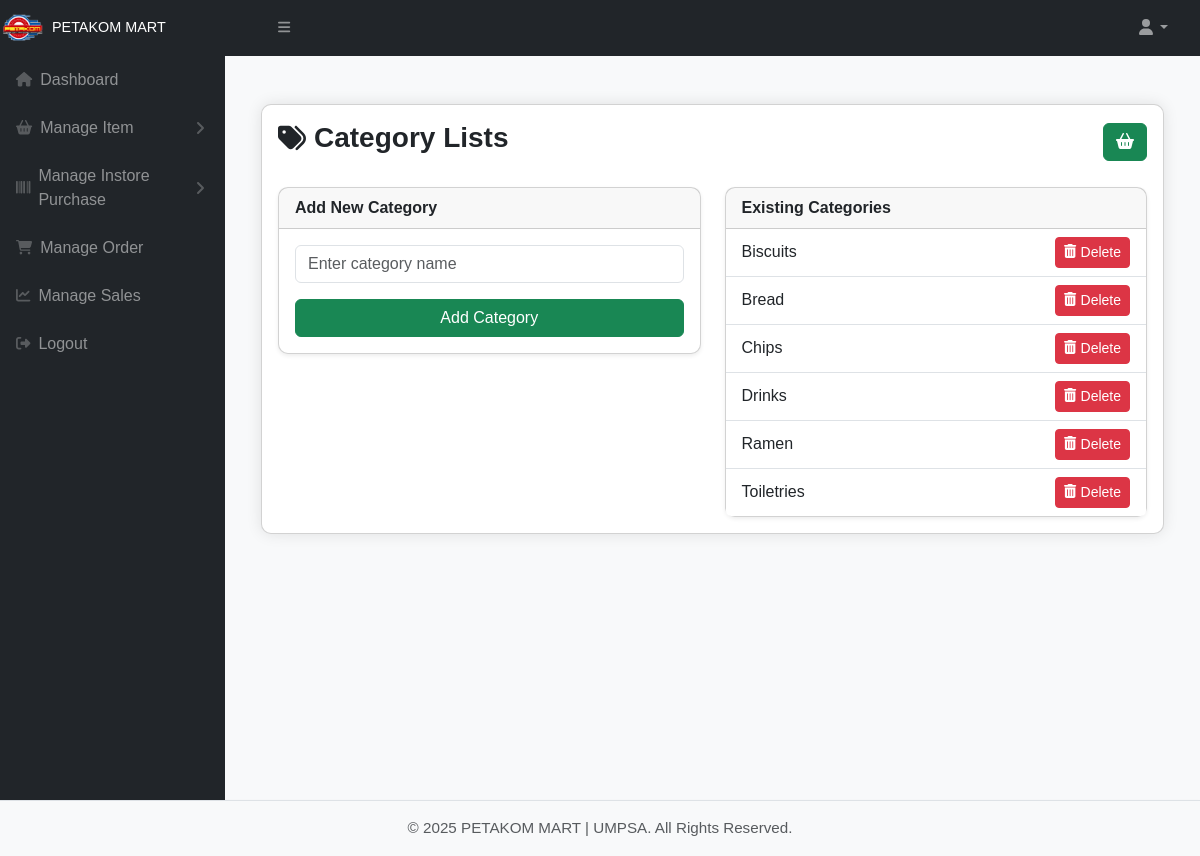
Screenshot of /manageCategory.php (signed in) with the database file from the repository.
### tables this page shows
CREATE TABLE `categories` (
  `id` int(11) NOT NULL,
  `name` varchar(100) NOT NULL
);

### manageCategory.php (the view, shortened to what this page needs)
<?php
include 'config.php';
include('header.php');
?>
<div class="container py-5">
    <div class="card">
        <div class="card-body">
            <div class="d-flex justify-content-between align-items-center mb-4 flex-wrap">
                <h3 class="fw-bold text-dark d-flex align-items-center gap-2"><i class="fas fa-tags"></i> Category Lists</h3>
                <a href="manageItem.php" class="btn btn-success"><i class="fas fa-shopping-basket"></i></a>
            </div>
            <div class="row g-4">
                <div class="col-md-6">
                        <div class="card shadow-sm">
                            <div class="card-header fw-semibold">Add New Category</div>
                                <div class="card-body">
                                    <form method="post">
                                        <div class="mb-3">
                                        <input type="text" name="cat_name" class="form-control" placeholder="Enter category name" required>
                                        </div>
                                        <button type="submit" name="add_category" class="btn btn-success w-100">Add Category</button>
                                    </form>
                                </div>
                            </div>
                        </div>
                    <div class="col-md-6">
                        <div class="card shadow-sm">
                            <div class="card-header fw-semibold">Existing Categories</div>
                                <ul class="list-group list-group-flush">
                                <?php
                                $result = $conn->query("SELECT * FROM categories ORDER BY name ASC");
                                while ($row = $result->fetch_assoc()):
                                ?>
                                <li class="list-group-item d-flex justify-content-between align-items-center">
                                    <span><?= htmlspecialchars($row['name']) ?></span>
                                    <form method="post" class="mb-0">
                                    <button type="button" class="btn btn-sm btn-danger delete-category-btn"><i class="fas fa-trash-alt"></i> Delete</button>
                                    </form>
                                </li>
                                <?php endwhile; ?>
                                </ul>
                            </div>
                        </div>
                    </div>
                </div>
            </div>
        </div>
    </div>
</div>
<?php include('footer.php'); ?>

### manageCategory.php (style rules this page uses)
body { background-color: #f8f9fa; font-family: 'Poppins', sans-serif; }
.card { border-radius: 10px; box-shadow: 0 0 15px rgba(0,0,0,0.1); }

### rows the page displays
categories: name "Biscuits"
categories: name "Bread"
categories: name "Chips"
categories: name "Drinks"
categories: name "Ramen"
categories: name "Toiletries"
